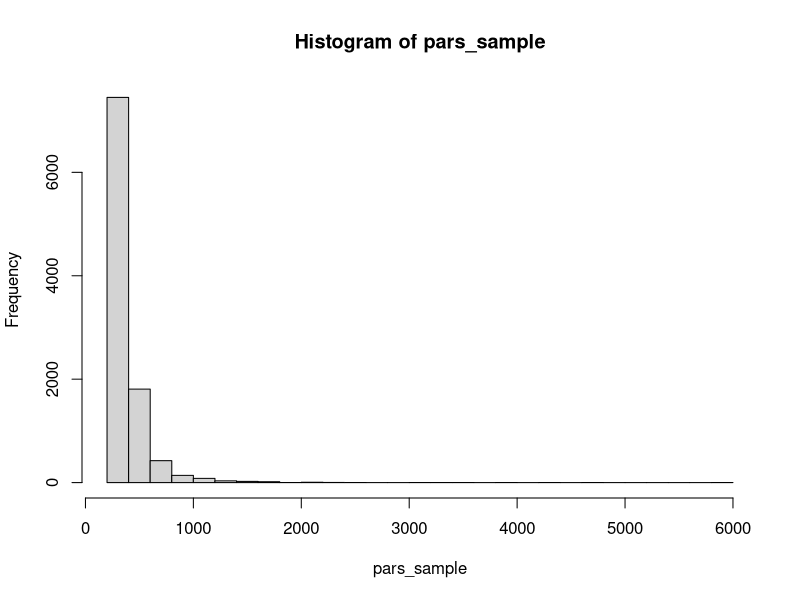

Write the R code that produced this figure.
png()
n<-c(10, 256, 202, 97)
N <- seq(max(n),1e4,by=1)
pars <- expand.grid(N=N)
pars$N_prior <- dunif(pars$N,max(n),1e4)
pars$prior <- pars$N_prior
for (i in 1:nrow(pars)) {
  likelihoods <- dunif(n,0,pars$N[i])
  pars$likelihood[i] <- prod(likelihoods)
}
pars$unnormalized_posterior <- pars$likelihood*pars$prior
pars$posterior <- pars$unnormalized_posterior/sum(pars$unnormalized_posterior)

# library(lattice)
# plot(levelplot(posterior~mu*sigma,data=pars))

sample_indices <- sample(1:nrow(pars), size=1e4, replace = TRUE, prob=pars$posterior)
pars_sample <- pars[sample_indices,'N']
hist(pars_sample,breaks = 30)
print(mean(pars_sample))
print(sd(pars_sample))
print(quantile(pars_sample,c(0.025,0.975)))

# predicted_temp <- rnorm(1e4,mean=pars_sample$mu,sd=pars_sample$sigma)
# hist(predicted_temp,breaks=30)

# print(sum(predicted_temp>=18)/length(predicted_temp))
